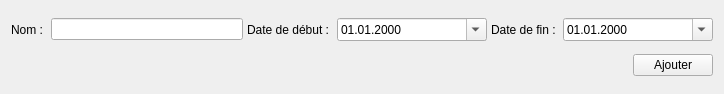
<?xml version="1.0" encoding="UTF-8"?>
<ui version="4.0">
 <class>VSemesterFill</class>
 <widget class="QWidget" name="VSemesterFill">
  <property name="geometry">
   <rect>
    <x>0</x>
    <y>0</y>
    <width>724</width>
    <height>94</height>
   </rect>
  </property>
  <property name="windowTitle">
   <string>Form</string>
  </property>
  <layout class="QVBoxLayout" name="verticalLayout_2">
   <item>
    <layout class="QHBoxLayout" name="horizontalLayout" stretch="0,0,0,0,0,0">
     <property name="spacing">
      <number>4</number>
     </property>
     <property name="leftMargin">
      <number>0</number>
     </property>
     <item>
      <widget class="QLabel" name="lblName">
       <property name="maximumSize">
        <size>
         <width>45</width>
         <height>16777215</height>
        </size>
       </property>
       <property name="layoutDirection">
        <enum>Qt::LeftToRight</enum>
       </property>
       <property name="text">
        <string>Nom : </string>
       </property>
      </widget>
     </item>
     <item>
      <widget class="QLineEdit" name="edtName">
       <property name="minimumSize">
        <size>
         <width>150</width>
         <height>0</height>
        </size>
       </property>
       <property name="maximumSize">
        <size>
         <width>400</width>
         <height>16777215</height>
        </size>
       </property>
       <property name="layoutDirection">
        <enum>Qt::LeftToRight</enum>
       </property>
      </widget>
     </item>
     <item>
      <widget class="QLabel" name="lblStartDate">
       <property name="maximumSize">
        <size>
         <width>110</width>
         <height>16777215</height>
        </size>
       </property>
       <property name="text">
        <string>Date de début : </string>
       </property>
      </widget>
     </item>
     <item>
      <widget class="QDateEdit" name="dteStart">
       <property name="minimumSize">
        <size>
         <width>150</width>
         <height>0</height>
        </size>
       </property>
       <property name="maximumSize">
        <size>
         <width>400</width>
         <height>16777215</height>
        </size>
       </property>
       <property name="displayFormat">
        <string>dd.MM.yyyy</string>
       </property>
       <property name="calendarPopup">
        <bool>true</bool>
       </property>
      </widget>
     </item>
     <item>
      <widget class="QLabel" name="lblEndDate">
       <property name="maximumSize">
        <size>
         <width>90</width>
         <height>16777215</height>
        </size>
       </property>
       <property name="text">
        <string>Date de fin : </string>
       </property>
      </widget>
     </item>
     <item>
      <widget class="QDateEdit" name="dteEnd">
       <property name="minimumSize">
        <size>
         <width>150</width>
         <height>0</height>
        </size>
       </property>
       <property name="maximumSize">
        <size>
         <width>400</width>
         <height>16777215</height>
        </size>
       </property>
       <property name="displayFormat">
        <string>dd.MM.yyyy</string>
       </property>
       <property name="calendarPopup">
        <bool>true</bool>
       </property>
      </widget>
     </item>
    </layout>
   </item>
   <item>
    <layout class="QHBoxLayout" name="horizontalLayout2">
     <item>
      <spacer name="horizontalSpacer">
       <property name="orientation">
        <enum>Qt::Horizontal</enum>
       </property>
       <property name="sizeHint" stdset="0">
        <size>
         <width>40</width>
         <height>20</height>
        </size>
       </property>
      </spacer>
     </item>
     <item>
      <widget class="QPushButton" name="btnAdd">
       <property name="maximumSize">
        <size>
         <width>100</width>
         <height>16777215</height>
        </size>
       </property>
       <property name="text">
        <string>Ajouter</string>
       </property>
      </widget>
     </item>
    </layout>
   </item>
  </layout>
 </widget>
 <resources/>
 <connections/>
</ui>
